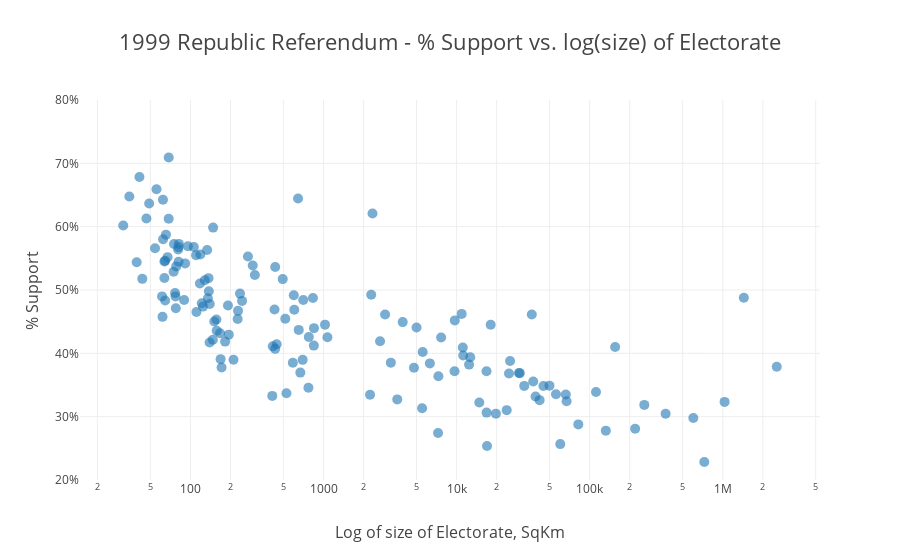

The notebook cell this image was saved under:
### Markdown cell above
There appears to be a relatively strong relationship between % support for the republic, and size of electorate

Smaller electorates by area (i.e, more densely populated inner-urban electorates) are more likely to support the republic

A noteable outlier is the Northern Terirtory, the second largest electorate by area, still had 49% support

### Code cell
py.iplot(figure02, filename='figure02')
# pyonline.image.ishow(figure02, width=1500, height=750)

### Figure 1 — Plotly figure (JSON) as saved in the notebook; plotly's stock layout.template omitted (floating-point values rounded to 4 significant figures; data arrays with more than 128 entries replaced by an {"elided": "..."} marker saying what was removed)
{"data": [{"marker": {"opacity": 0.6, "size": 10}, "mode": "markers", "name": "% Yes", "text": {"elided": "148 str values"}, "type": "scatter", "x": {"elided": "148 float values"}, "y": {"elided": "148 float values"}}], "layout": {"title": "1999 Republic Referendum - % Support vs. log(size) of Electorate", "titlefont": {"family": "Open Sans", "size": 22}, "xaxis": {"title": "Log of size of Electorate, SqKm", "titlefont": {"family": "Open Sans", "size": 16}, "type": "log"}, "yaxis": {"range": [0.2, 0.8], "tickformat": ",.0%", "title": "% Support", "titlefont": {"family": "Open Sans", "size": 16}}}}
